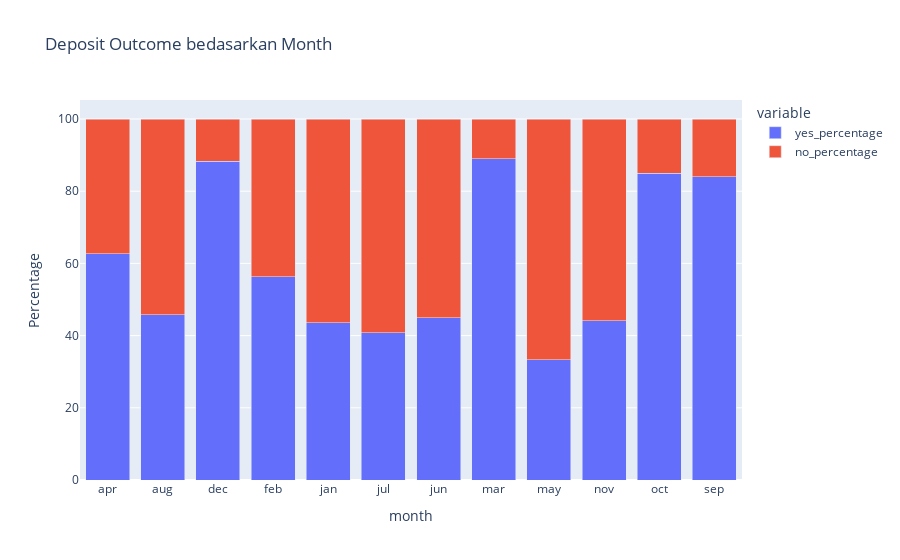

The notebook cell this image was saved under:
### Code cell
# Mengelompokkan data bedasarkan bulan dan deposit
grouped_data = df.groupby(['month', 'deposit'])['deposit'].count().unstack()

# Menghitung persentase
grouped_data['total'] = grouped_data.sum(axis=1)
grouped_data['yes_percentage'] = grouped_data['yes'] / grouped_data['total'] * 100
grouped_data['no_percentage'] = grouped_data['no'] / grouped_data['total'] * 100

# Reset index
grouped_data = grouped_data.reset_index()

# Membuat stacked bar plot
fig = px.bar(grouped_data, x='month', y=['yes_percentage', 'no_percentage'],
             title='Deposit Outcome bedasarkan Month', barmode='stack')

# Set y-axis label
fig.update_yaxes(title_text='Percentage')


fig.show()

### Figure 1 — Plotly figure (JSON) as saved in the notebook; plotly's stock layout.template omitted (floating-point values rounded to 4 significant figures)
{"data": [{"alignmentgroup": "True", "hovertemplate": "variable=yes_percentage<br>month=%{x}<br>value=%{y}<extra></extra>", "legendgroup": "yes_percentage", "marker": {"color": "#636efa", "pattern": {"shape": ""}}, "name": "yes_percentage", "offsetgroup": "yes_percentage", "orientation": "v", "showlegend": true, "textposition": "auto", "type": "bar", "x": ["apr", "aug", "dec", "feb", "jan", "jul", "jun", "mar", "may", "nov", "oct", "sep"], "xaxis": "x", "y": [62.69, 45.71, 88.24, 56.37, 43.61, 40.86, 44.92, 88.94, 33.35, 44.14, 84.97, 83.96], "yaxis": "y"}, {"alignmentgroup": "True", "hovertemplate": "variable=no_percentage<br>month=%{x}<br>value=%{y}<extra></extra>", "legendgroup": "no_percentage", "marker": {"color": "#EF553B", "pattern": {"shape": ""}}, "name": "no_percentage", "offsetgroup": "no_percentage", "orientation": "v", "showlegend": true, "textposition": "auto", "type": "bar", "x": ["apr", "aug", "dec", "feb", "jan", "jul", "jun", "mar", "may", "nov", "oct", "sep"], "xaxis": "x", "y": [37.31, 54.29, 11.76, 43.63, 56.39, 59.14, 55.08, 11.06, 66.65, 55.86, 15.03, 16.04], "yaxis": "y"}], "layout": {"barmode": "stack", "legend": {"title": {"text": "variable"}, "tracegroupgap": 0}, "title": {"text": "Deposit Outcome bedasarkan Month"}, "xaxis": {"anchor": "y", "domain": [0, 1], "title": {"text": "month"}}, "yaxis": {"anchor": "x", "domain": [0, 1], "title": {"text": "Percentage"}}}}
